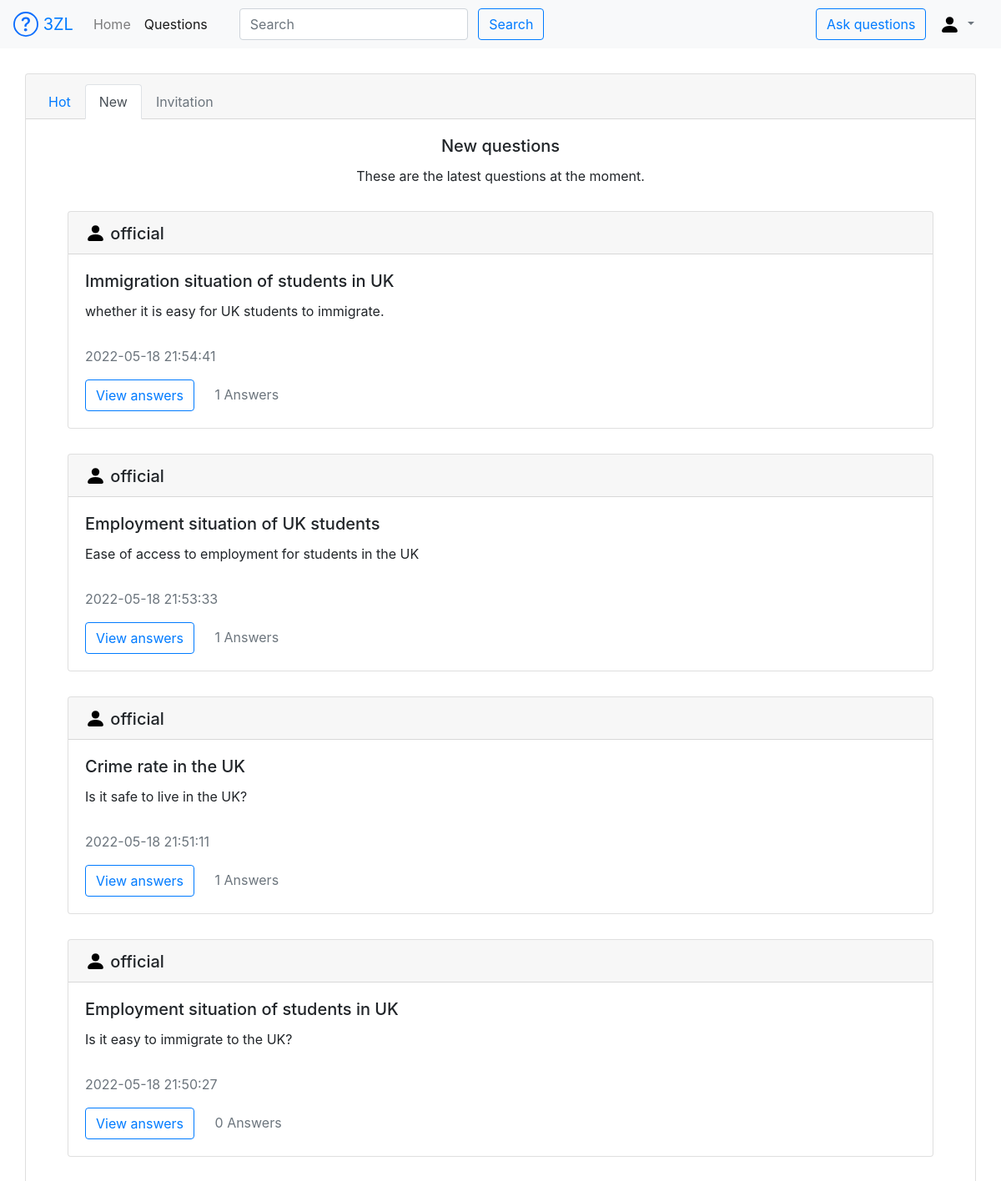
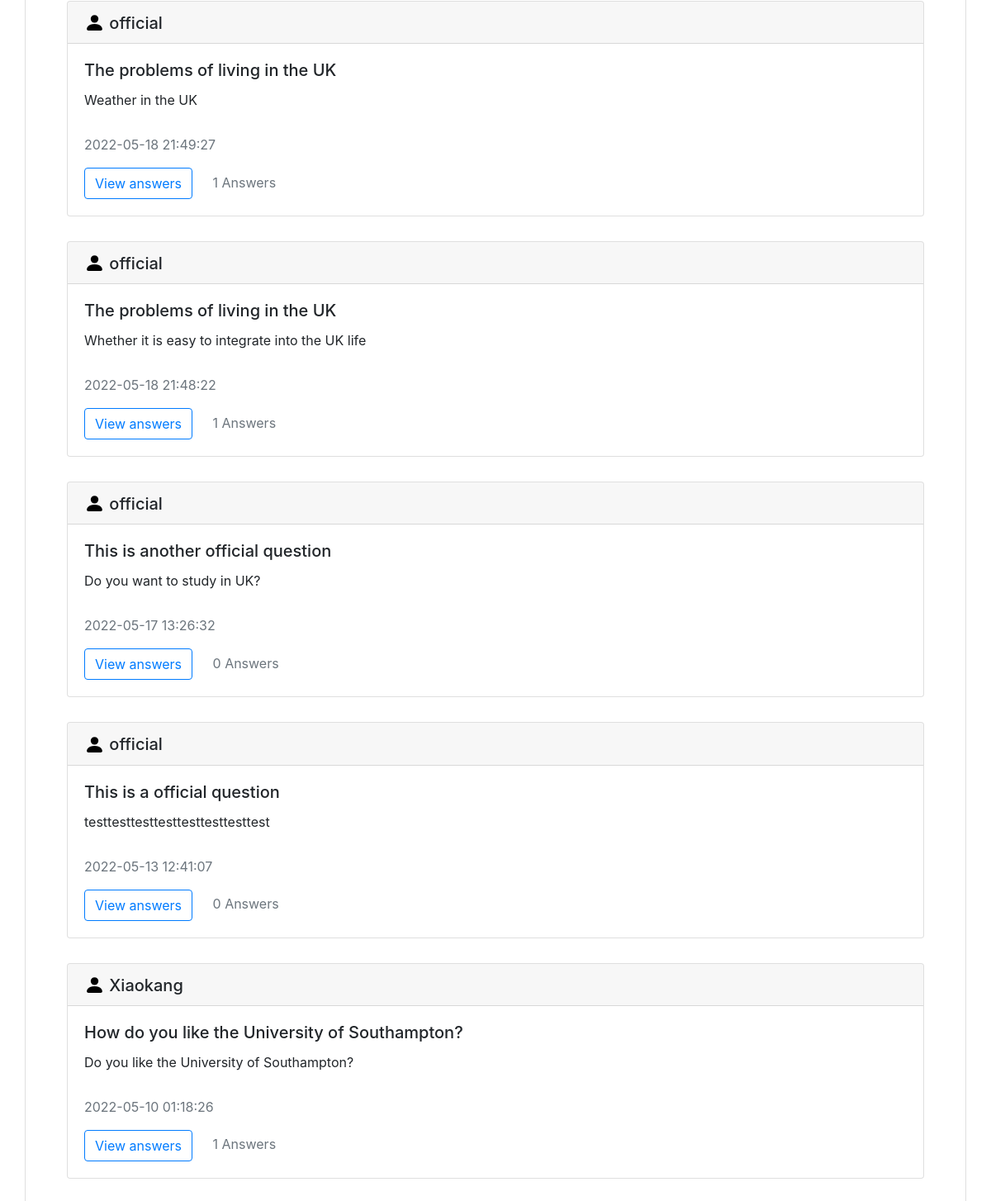
Screenshot of /questions/new with the database file from the repository (2 pictures, top to bottom).
### appdir/models.py (models this page shows, shortened)
class User(db.Model):
    id = db.Column(db.Integer, primary_key=True)
    username = db.Column(db.String(64), index=True, unique=True)
    email = db.Column(db.String(120), index=True, unique=True)
    original_password = db.Column(db.String(128))
    password_hash = db.Column(db.String(128))
    invitation_code = db.Column(db.String(32))
    status = db.Column(db.Integer)

class Question(db.Model):
    id = db.Column(db.Integer, primary_key=True)
    title = db.Column(db.String(100), index=True)
    description = db.Column(db.String(300), index=True)
    datetime = db.Column(db.DateTime)
    user_id = db.Column(db.Integer, db.ForeignKey('user.id'))
    type = db.Column(db.Integer)
    status = db.Column(db.Integer)

### appdir/routes.py (the view)
@app.route('/questions/<type>', methods=['GET', 'POST'])
def questions(type):
    question_form = QuestionForm()
    invites_in_db = Invite.query.filter(Invite.invitee_id == session.get('USERID'))
    invite_question_ids = []
    for invite in invites_in_db:
        invite_question_ids.append(invite.question_id)
    questions_in_db = Question.query.all()
    my_questions = []
    for question in questions_in_db:
        if question.status != 0:
            continue
        user = User.query.filter(User.id == question.user_id).first()
        answers_in_db = Answer.query.filter(Answer.question_id == question.id)
        new_question = {
            'id': question.id,
            'username': user.username,
            'title': question.title,
            'description': question.description,
            'answers': answers_in_db.count(),
            'time': question.datetime.strftime("%Y-%m-%d %H:%M:%S"),
            "type": question.type
        }
        if type == 'invitation':
            if question.id in invite_question_ids:
                my_questions.append(new_question)
        else:
            my_questions.append(new_question)
    if question_form.validate_on_submit():
        return validate_question(question_form)
    if type == "official":
        my_questions = [q for q in my_questions if q["type"] == 1]
        my_questions = sorted(my_questions, key=lambda keys: keys['answers'])
        my_questions.reverse()
        return render_template('official.html', username=session.get('USERNAME'), question_form=question_form,
                               questions=my_questions)
    if type in ["hot"]:
        my_questions = sorted(my_questions, key=lambda keys: keys['answers'])
        my_questions.reverse()
        return render_template('hot.html', username=session.get('USERNAME'), question_form=question_form,
                               questions=my_questions)
    if type == 'new':
        my_questions = sorted(my_questions, key=lambda keys: keys['time'])
        my_questions.reverse()
        return render_template('new.html', username=session.get('USERNAME'), question_form=question_form,
                               questions=my_questions)
    if type == 'invitation':
        my_questions.reverse()
        return render_template('invitation.html', username=session.get('USERNAME'), question_form=question_form,
                               questions=my_questions)

### appdir/forms.py
class QuestionForm(FlaskForm):
    title = StringField('Title', validators=[DataRequired()],
                        render_kw={'class': 'form-control', 'id': 'question-title'})
    description = TextAreaField('Description', validators=[DataRequired()],
                                render_kw={'class': 'form-control', 'id': 'question-des'})
    submit = SubmitField('Post', render_kw={'class': 'btn btn-outline-primary', 'id': 'submit-question'})

### appdir/templates/new.html (shortened to what this page needs)
{% extends 'base.html' %}
{% block content %}
    <div class="card text-center">
        <div class="card-header">
            <ul class="nav nav-tabs card-header-tabs">
                <li class="nav-item">
                    <a class="nav-link" href="{{ url_for('questions',type='hot') }}">Hot</a>
                </li>
                <li class="nav-item">
                    <a class="nav-link active" href="{{ url_for('questions',type='new') }}">New</a>
                </li>
                <li class="nav-item">
                    {% if username %}
                        <a class="nav-link" href="{{ url_for('questions',type='invitation') }}">Invitation</a>
                    {% else %}
                        <a class="nav-link disabled" href="#">Invitation</a>
                    {% endif %}
                </li>
            </ul>
        </div>
        <div class="card-body">
            <h5 class="card-title">New questions</h5>
            <p class="card-text">These are the latest questions at the moment.</p>
            {% for question in questions %}
                <div class="card text-left">
                    <h5 class="card-header">
                        <img src="../static/image/bootstrap-icon/person-fill.svg" width="25" height="25"
                             class="d-inline-block align-middle"
                             alt="" loading="lazy">
                        <span class="align-middle">{{ question.username }}</span>
                    </h5>
                    <div class="card-body">
                        <h5 class="card-title">{{ question.title }}</h5>
                        <p class="card-text">{{ question.description }}</p>
                        <div id="my-div">
                            <p class="card-text text-muted">{{ question.time }}</p>
                            {% if username %}
                                <a href="/question{{ question.id }}" class="btn btn-outline-primary">View answers</a>
                            {% else %}
                                <a href="/login" class="btn btn-outline-primary">View answers</a>
                            {% endif %}
                            <span class="card-text info text-muted">{{ question.answers }} Answers</span>
                        </div>
                    </div>
                </div>
            {% endfor %}
        </div>
    </div>
{% endblock %}

### appdir/templates/new.html (style rules this page uses)
.card { margin: 30px; }
.info { margin-left: 20px; }
#my-div { margin-top: 30px; }

### rows the page displays
User: username "official" "official" "official" "official" "official" "official" "official" "official"
Question: title "Immigration situation of students in UK", description "whether it is easy for UK students to immigrate."
Question: title "Employment situation of UK students", description "Ease of access to employment for students in the UK"
Question: title "Crime rate in the UK", description "Is it safe to live in the UK?"
Question: title "Employment situation of students in UK", description "Is it easy to immigrate to the UK?"
Question: title "The problems of living in the UK", description "Weather in the UK"
Question: title "The problems of living in the UK", description "Whether it is easy to integrate into the UK life"
Question: title "This is another official question", description "Do you want to study in UK?"
Question: title "This is a official question", description "testtesttesttesttesttesttesttest"
User: username "Xiaokang"
Question: title "How do you like the University of Southampton?", description "Do you like the University of Southampton?"

### other values shown
{{ question.time }} "2022-05-18 21:54:41" "2022-05-18 21:53:33" "2022-05-18 21:51:11" "2022-05-18 21:50:27" "2022-05-18 21:49:27" "2022-05-18 21:48:22" "2022-05-17 13:26:32" "2022-05-13 12:41:07" "2022-05-10 01:18:26"
{{ question.answers }} "1" "1" "1" "0" "1" "1" "0" "0" "1"
